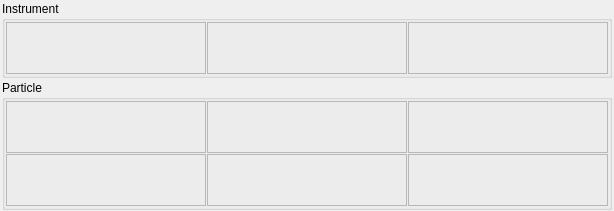
<?xml version="1.0" encoding="UTF-8"?>
<ui version="4.0">
 <class>LMWidget</class>
 <widget class="QWidget" name="LMWidget">
  <property name="geometry">
   <rect>
    <x>0</x>
    <y>0</y>
    <width>614</width>
    <height>210</height>
   </rect>
  </property>
  <property name="windowTitle">
   <string>Form</string>
  </property>
  <layout class="QVBoxLayout" name="verticalLayout">
   <property name="spacing">
    <number>2</number>
   </property>
   <property name="leftMargin">
    <number>2</number>
   </property>
   <property name="topMargin">
    <number>1</number>
   </property>
   <property name="rightMargin">
    <number>2</number>
   </property>
   <property name="bottomMargin">
    <number>1</number>
   </property>
   <item>
    <widget class="QGroupBox" name="groupInstrument">
     <property name="sizePolicy">
      <sizepolicy hsizetype="Preferred" vsizetype="Preferred">
       <horstretch>1</horstretch>
       <verstretch>0</verstretch>
      </sizepolicy>
     </property>
     <property name="title">
      <string>Instrument</string>
     </property>
     <layout class="QGridLayout" name="gridLayout">
      <property name="leftMargin">
       <number>1</number>
      </property>
      <property name="topMargin">
       <number>1</number>
      </property>
      <property name="rightMargin">
       <number>1</number>
      </property>
      <property name="bottomMargin">
       <number>1</number>
      </property>
      <property name="spacing">
       <number>1</number>
      </property>
      <item row="0" column="0">
       <widget class="ParameterWidget" name="wavelength">
        <property name="sizePolicy">
         <sizepolicy hsizetype="Preferred" vsizetype="Fixed">
          <horstretch>1</horstretch>
          <verstretch>0</verstretch>
         </sizepolicy>
        </property>
        <property name="minimumSize">
         <size>
          <width>200</width>
          <height>52</height>
         </size>
        </property>
        <property name="frameShape">
         <enum>QFrame::StyledPanel</enum>
        </property>
        <property name="frameShadow">
         <enum>QFrame::Raised</enum>
        </property>
       </widget>
      </item>
      <item row="0" column="1">
       <widget class="ParameterWidget" name="magnification">
        <property name="sizePolicy">
         <sizepolicy hsizetype="Preferred" vsizetype="Fixed">
          <horstretch>1</horstretch>
          <verstretch>0</verstretch>
         </sizepolicy>
        </property>
        <property name="minimumSize">
         <size>
          <width>200</width>
          <height>52</height>
         </size>
        </property>
        <property name="frameShape">
         <enum>QFrame::StyledPanel</enum>
        </property>
        <property name="frameShadow">
         <enum>QFrame::Raised</enum>
        </property>
       </widget>
      </item>
      <item row="0" column="2">
       <widget class="ParameterWidget" name="n_m">
        <property name="sizePolicy">
         <sizepolicy hsizetype="Preferred" vsizetype="Fixed">
          <horstretch>1</horstretch>
          <verstretch>0</verstretch>
         </sizepolicy>
        </property>
        <property name="minimumSize">
         <size>
          <width>200</width>
          <height>52</height>
         </size>
        </property>
        <property name="frameShape">
         <enum>QFrame::StyledPanel</enum>
        </property>
        <property name="frameShadow">
         <enum>QFrame::Raised</enum>
        </property>
       </widget>
      </item>
     </layout>
    </widget>
   </item>
   <item>
    <widget class="QGroupBox" name="groupParticle">
     <property name="sizePolicy">
      <sizepolicy hsizetype="Preferred" vsizetype="Preferred">
       <horstretch>1</horstretch>
       <verstretch>0</verstretch>
      </sizepolicy>
     </property>
     <property name="title">
      <string>Particle</string>
     </property>
     <layout class="QGridLayout" name="gridLayout_2">
      <property name="leftMargin">
       <number>1</number>
      </property>
      <property name="topMargin">
       <number>1</number>
      </property>
      <property name="rightMargin">
       <number>1</number>
      </property>
      <property name="bottomMargin">
       <number>1</number>
      </property>
      <property name="spacing">
       <number>1</number>
      </property>
      <item row="0" column="0">
       <widget class="ParameterWidget" name="a_p">
        <property name="sizePolicy">
         <sizepolicy hsizetype="Preferred" vsizetype="Fixed">
          <horstretch>1</horstretch>
          <verstretch>0</verstretch>
         </sizepolicy>
        </property>
        <property name="minimumSize">
         <size>
          <width>166</width>
          <height>52</height>
         </size>
        </property>
        <property name="frameShape">
         <enum>QFrame::StyledPanel</enum>
        </property>
        <property name="frameShadow">
         <enum>QFrame::Raised</enum>
        </property>
       </widget>
      </item>
      <item row="0" column="1">
       <widget class="ParameterWidget" name="n_p">
        <property name="sizePolicy">
         <sizepolicy hsizetype="Preferred" vsizetype="Fixed">
          <horstretch>1</horstretch>
          <verstretch>0</verstretch>
         </sizepolicy>
        </property>
        <property name="minimumSize">
         <size>
          <width>166</width>
          <height>52</height>
         </size>
        </property>
        <property name="frameShape">
         <enum>QFrame::StyledPanel</enum>
        </property>
        <property name="frameShadow">
         <enum>QFrame::Raised</enum>
        </property>
       </widget>
      </item>
      <item row="1" column="0">
       <widget class="ParameterWidget" name="x_p">
        <property name="sizePolicy">
         <sizepolicy hsizetype="Preferred" vsizetype="Fixed">
          <horstretch>1</horstretch>
          <verstretch>0</verstretch>
         </sizepolicy>
        </property>
        <property name="minimumSize">
         <size>
          <width>166</width>
          <height>52</height>
         </size>
        </property>
        <property name="frameShape">
         <enum>QFrame::StyledPanel</enum>
        </property>
        <property name="frameShadow">
         <enum>QFrame::Raised</enum>
        </property>
       </widget>
      </item>
      <item row="1" column="1">
       <widget class="ParameterWidget" name="y_p">
        <property name="sizePolicy">
         <sizepolicy hsizetype="Preferred" vsizetype="Fixed">
          <horstretch>1</horstretch>
          <verstretch>0</verstretch>
         </sizepolicy>
        </property>
        <property name="minimumSize">
         <size>
          <width>166</width>
          <height>52</height>
         </size>
        </property>
        <property name="frameShape">
         <enum>QFrame::StyledPanel</enum>
        </property>
        <property name="frameShadow">
         <enum>QFrame::Raised</enum>
        </property>
       </widget>
      </item>
      <item row="1" column="2">
       <widget class="ParameterWidget" name="z_p">
        <property name="sizePolicy">
         <sizepolicy hsizetype="Preferred" vsizetype="Fixed">
          <horstretch>1</horstretch>
          <verstretch>0</verstretch>
         </sizepolicy>
        </property>
        <property name="minimumSize">
         <size>
          <width>166</width>
          <height>52</height>
         </size>
        </property>
        <property name="frameShape">
         <enum>QFrame::StyledPanel</enum>
        </property>
        <property name="frameShadow">
         <enum>QFrame::Raised</enum>
        </property>
       </widget>
      </item>
      <item row="0" column="2">
       <widget class="ParameterWidget" name="k_p">
        <property name="sizePolicy">
         <sizepolicy hsizetype="Preferred" vsizetype="Fixed">
          <horstretch>1</horstretch>
          <verstretch>0</verstretch>
         </sizepolicy>
        </property>
        <property name="minimumSize">
         <size>
          <width>166</width>
          <height>52</height>
         </size>
        </property>
        <property name="frameShape">
         <enum>QFrame::StyledPanel</enum>
        </property>
        <property name="frameShadow">
         <enum>QFrame::Raised</enum>
        </property>
       </widget>
      </item>
     </layout>
    </widget>
   </item>
  </layout>
 </widget>
 <customwidgets>
  <customwidget>
   <class>ParameterWidget</class>
   <extends>QFrame</extends>
   <header>ParameterWidget</header>
   <container>1</container>
  </customwidget>
 </customwidgets>
 <resources/>
 <connections/>
</ui>
